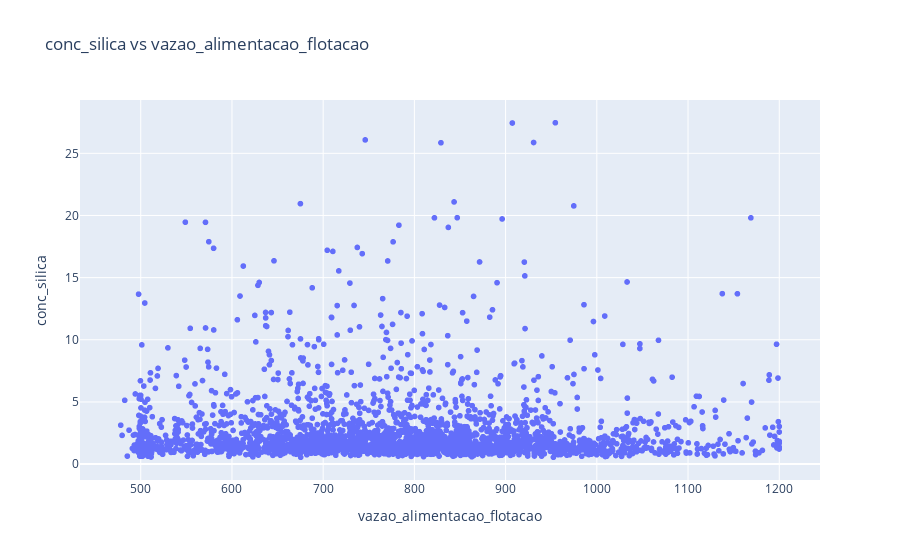

Notebook code cell kept with this figure:
### Code cell
# Usage examples:
# plot_time_series(df_clean, 'inicio', 'conc_silica')
# plot_histogram(df_clean, 'conc_silica')
plot_scatter(df_clean, 'vazao_alimentacao_flotacao', 'conc_silica')
# plot_pairwise(df_clean, ['conc_silica', 'conc_fe', 'dosagem_amina_conc_magnetica', 'vazao_alimentacao_flotacao'])

### Figure 1 — Plotly figure (JSON) as saved in the notebook; plotly's stock layout.template omitted (floating-point values rounded to 4 significant figures; data arrays with more than 128 entries replaced by an {"elided": "..."} marker saying what was removed)
{"data": [{"hovertemplate": "vazao_alimentacao_flotacao=%{x}<br>conc_silica=%{y}<extra></extra>", "legendgroup": "", "marker": {"color": "#636efa", "symbol": "circle"}, "mode": "markers", "name": "", "showlegend": false, "type": "scattergl", "x": {"elided": "2618 float values"}, "xaxis": "x", "y": {"elided": "2618 float values"}, "yaxis": "y"}], "layout": {"legend": {"tracegroupgap": 0}, "title": {"text": "conc_silica vs vazao_alimentacao_flotacao"}, "xaxis": {"anchor": "y", "domain": [0, 1], "title": {"text": "vazao_alimentacao_flotacao"}}, "yaxis": {"anchor": "x", "domain": [0, 1], "title": {"text": "conc_silica"}}}}
